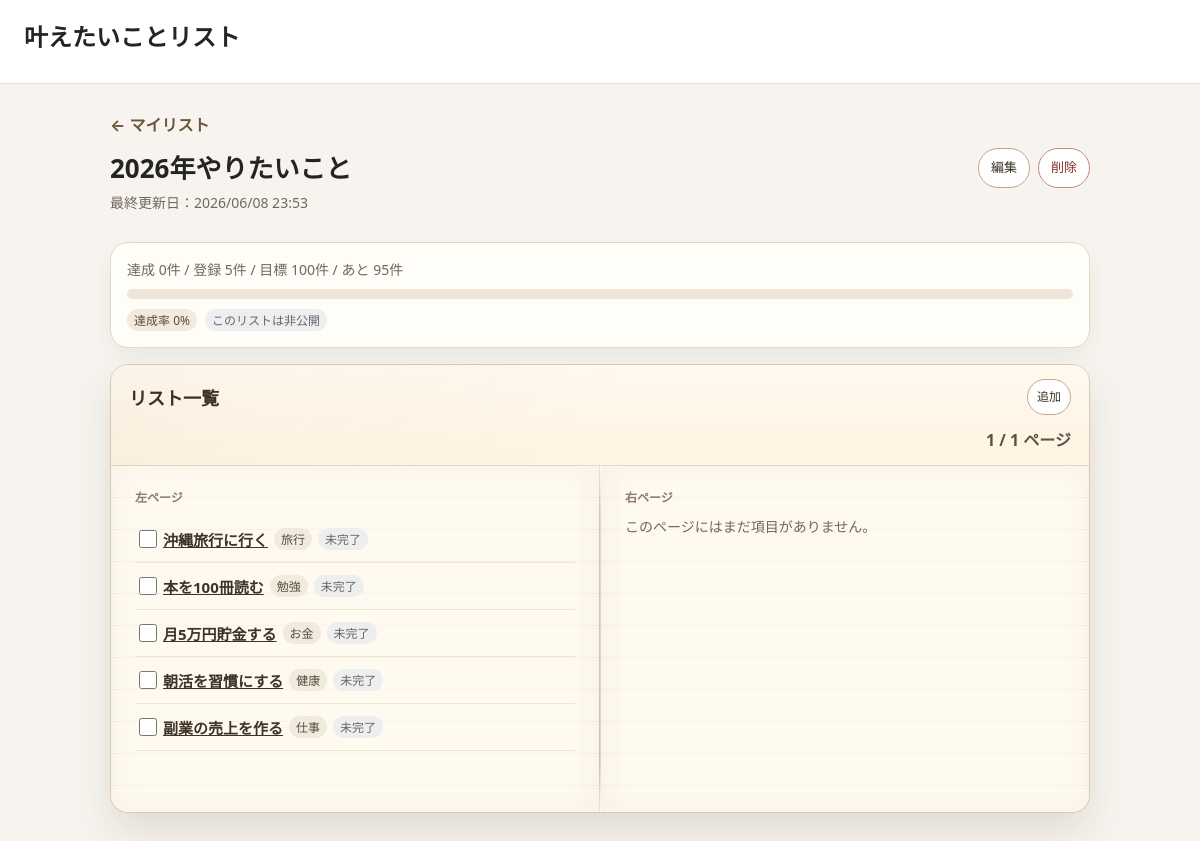
The page /my-lists/17/ (signed in) on the database its author committed.
### goals/models.py (models this page shows, shortened)
class YearPlan(models.Model):
    TARGET_CHOICES = GoalSetting.TARGET_CHOICES
    user = models.ForeignKey(
        settings.AUTH_USER_MODEL,
        verbose_name="ユーザー",
        on_delete=models.CASCADE,
        related_name="year_plans",
    )
    year = models.PositiveIntegerField("Year")
    list_title = models.CharField("リスト名", max_length=120, blank=True)
    target_count = models.PositiveIntegerField("Target count", choices=TARGET_CHOICES, default=100)
    is_public = models.BooleanField("この年のリストを公開する", default=False)
    updated_at = models.DateTimeField(auto_now=True)
    class Meta:
        ordering = ["-year"]

class YearlyGoal(models.Model):
    CATEGORY_CHOICES = [
        ("travel", "旅行"),
        ("beauty", "美容"),
        ("study", "勉強"),
        ("work", "仕事"),
        ("hobby", "趣味"),
        ("health", "健康"),
        ("money", "お金"),
        ("other", "その他"),
    ]
    user = models.ForeignKey(
        settings.AUTH_USER_MODEL,
        verbose_name="ユーザー",
        on_delete=models.CASCADE,
        blank=True,
        null=True,
        related_name="yearly_goals",
    )
    year_plan = models.ForeignKey(
        YearPlan,
        verbose_name="マイリスト",
        on_delete=models.CASCADE,
        blank=True,
        null=True,
        related_name="goals",
    )
    title = models.CharField("やりたいこと", max_length=200)
    description = models.TextField("メモ", blank=True)
    category = models.CharField("カテゴリ", max_length=20, choices=CATEGORY_CHOICES, default="other")
    planned_date = models.DateField("予定日", blank=True, null=True)
    completed_date = models.DateField("完了日", blank=True, null=True)
    is_done = models.BooleanField("達成済み", default=False)
    is_public = models.BooleanField("公開する", default=False)
    item_is_public = models.BooleanField("この項目を公開する", default=True)
    created_at = models.DateTimeField(auto_now_add=True)
    updated_at = models.DateTimeField(auto_now=True)
    class Meta:
        ordering = ["is_done", "-created_at"]

### goals/views.py (the view)
# urls.py: path("my-lists/<int:pk>/", views.my_list_detail, name="my_list_detail"),
@login_required
def my_list_detail(request, pk):
    year_plan = get_object_or_404(YearPlan, pk=pk, user=request.user)
    if request.method == "POST":
        setting_form = YearPlanForm(request.POST, instance=year_plan)
        if setting_form.is_valid():
            setting_form.save()
            messages.success(request, "マイリスト設定を保存しました。")
            return redirect("goals:my_list_detail", pk=year_plan.pk)
    else:
        setting_form = YearPlanForm(instance=year_plan)
    all_goals = YearlyGoal.objects.filter(user=request.user, year_plan=year_plan).prefetch_related(
        "monthly_goals__weekly_goals__today_tasks",
    ).order_by("created_at")
    goals = all_goals
    done_count = all_goals.filter(is_done=True).count()
    total_count = all_goals.count()
    year_plan.progress_percent = progress_percent(done_count, total_count)
    total_pages = max(ceil(goals.count() / 20), 1)
    try:
        current_page = int(request.GET.get("page", "1"))
    except ValueError:
        current_page = 1
    current_page = min(max(current_page, 1), total_pages)
    start = (current_page - 1) * 20
    end = start + 20
    page_goals = list(goals[start:end])
    context = {
        "setting": year_plan,
        "setting_form": setting_form,
        "add_goal_form": YearlyGoalInlineCreateForm(),
        "goals": page_goals,
        "left_goals": page_goals[:10],
        "right_goals": page_goals[10:],
        "done_count": done_count,
        "total_count": total_count,
        "remaining_count": max(year_plan.target_count - total_count, 0),
        "current_page": current_page,
        "total_pages": total_pages,
        "previous_page": current_page - 1 if current_page > 1 else None,
        "next_page": current_page + 1 if current_page < total_pages else None,
        "current_year": year_plan.year,
    }
    return render(request, "goals/my_list_detail.html", context)

### goals/forms.py
class YearPlanForm(forms.ModelForm):
    class Meta:
        model = YearPlan
        fields = ["list_title", "target_count", "is_public"]
        labels = {
            "list_title": "リスト名",
            "target_count": "目標数",
            "is_public": "このリストを公開する",
        }

class YearlyGoalInlineCreateForm(forms.ModelForm):
    class Meta:
        model = YearlyGoal
        fields = ["title", "category", "item_is_public", "description"]
        labels = {
            "title": "やりたいこと",
            "category": "カテゴリ",
            "item_is_public": "この項目を公開する",
            "description": "メモ",
        }
        widgets = {
            "title": forms.TextInput(attrs={
                "placeholder": "やりたいことを入力してください",
                "autocomplete": "off",
            }),
            "description": forms.Textarea(attrs={
                "rows": 3,
                "placeholder": "メモがあればここに書く",
            }),
        }

### goals/views.py (called while the page is built)
def progress_percent(done_count, total_count):
    if total_count <= 0:
        return 0
    return min(round(done_count / total_count * 100), 100)

### goals/templates/goals/my_list_detail.html (shortened to what this page needs)
{% extends "goals/base.html" %}
{% block content %}
<div class="detail-top-nav">
    <a class="back-link" href="{% url 'goals:yearly_goal_list' %}">← マイリスト</a>
</div>
<div class="page-title list-title-row">
    <div>
        <h2>{{ setting.list_title|default:"マイリスト" }}</h2>
        <p class="meta">最終更新日：{{ setting.updated_at|date:"Y/m/d H:i" }}</p>
    </div>
    <div class="detail-actions">
        <a class="button pill-button settings-button" href="{% url 'goals:my_list_edit' setting.pk %}">編集</a>
        <a class="button pill-button settings-button danger" href="{% url 'goals:my_list_delete' setting.pk %}">削除</a>
    </div>
</div>
<section class="detail-summary">
    <p class="meta">達成 {{ done_count }}件 / 登録 {{ total_count }}件 / 目標 {{ setting.target_count }}件 / あと {{ remaining_count }}件</p>
    <div class="progress-track">
    </div>
    <div class="detail-summary-row">
        <span class="status-pill">達成率 {{ setting.progress_percent }}%</span>
        <span class="status-pill {% if not setting.is_public %}private{% endif %}">
            このリストは{% if setting.is_public %}公開{% else %}非公開{% endif %}
        </span>
    </div>
</section>
<section class="yearly-notebook book">
    <header class="notebook-header">
        <h3>リスト一覧</h3>
        <div class="notebook-header-actions">
            <a class="button small-button pill-button" href="{% url 'goals:yearly_goal_add' %}?list={{ setting.pk }}">追加</a>
        </div>
        <div class="page-control">
            <span>{{ current_page }} / {{ total_pages }} ページ</span>
        </div>
    </header>
    <div class="spread book-spread">
        <div class="page book-page">
            <p class="page-label">左ページ</p>
            <div class="goal-list" data-page-side="left">
            {% for goal in left_goals %}
                {% include "goals/partials/yearly_notebook_goal.html" with goal=goal %}
            {% empty %}
                <p class="meta">このページにはまだ項目がありません。</p>
            {% endfor %}
            </div>
        </div>
        <div class="page book-page">
            <p class="page-label">右ページ</p>
            <div class="goal-list" data-page-side="right">
            {% for goal in right_goals %}
                {% include "goals/partials/yearly_notebook_goal.html" with goal=goal %}
            {% empty %}
                <p class="meta">このページにはまだ項目がありません。</p>
            {% endfor %}
            </div>
        </div>
    </div>
</section>
{% endblock %}

### goals/templates/goals/partials/yearly_notebook_goal.html (shortened to what this page needs)
<div class="notebook-goal-row note-line {% if goal.is_done %}done{% endif %}">
    <form class="notebook-check-form" method="post" action="{% url 'goals:toggle_done' 'yearly' goal.pk %}">
        <input
            class="goal-check"
            type="checkbox"
            name="is_done"
            value="1"
            aria-label="{{ goal.title }}を達成済みにする"
        >
        <div class="notebook-goal-main">
            <a class="notebook-goal-title" href="{% url 'goals:yearly_goal_detail' goal.pk %}">{{ goal.title }}</a>
            <span class="status-pill">{{ goal.get_category_display }}</span>
            <span class="status-pill {% if goal.is_done %}{% else %}private{% endif %}">
                {% if goal.is_done %}完了済み{% else %}未完了{% endif %}
            </span>
        </div>
    </form>
</div>

### goals/templates/goals/my_list_detail.html (style rules this page uses)
.yearly-notebook { border: 1px solid #dfd2c0; border-radius: 8px; background: #fffdf8; box-shadow: 0 8px 18px rgba(77, 61, 42, 0.08); overflow: hidden; }
.notebook-header { display: grid; grid-template-columns: minmax(0, 1fr) auto; align-items: center; gap: 12px; padding: 14px 18px; border-bottom: 1px solid #eadfce; background: #fff8ec; }
.notebook-header h3 { margin: 0; font-size: 18px; }
.notebook-header-actions { display: flex; gap: 8px; align-items: center; justify-content: flex-end; }
.page-control { display: flex; grid-column: 1 / -1; flex-wrap: wrap; gap: 8px; align-items: center; justify-content: flex-end; color: #5e5143; font-weight: 700; }
.spread { display: grid; grid-template-columns: minmax(0, 1fr) minmax(0, 1fr); background: linear-gradient(90deg, transparent calc(50% - 1px), #eadfce calc(50% - 1px), #eadfce calc(50% + 1px), transparent calc(50% + 1px)); }
.page { min-height: 360px; padding: 16px 18px 18px; }
.page-label { margin: 0 0 10px; color: #8a7a67; font-size: 12px; font-weight: 700; }
.notebook-goal-row { display: grid; grid-template-columns: 20px minmax(0, 1fr) auto; gap: 8px; align-items: center; padding: 7px 0; border-bottom: 1px solid #f0e8dc; }
.notebook-check-form { display: contents; }
.goal-check { width: 18px; height: 18px; accent-color: #6f5634; cursor: pointer; }
.notebook-goal-main { display: flex; flex-wrap: wrap; gap: 6px; align-items: center; min-width: 0; }
.notebook-goal-title { overflow-wrap: anywhere; font-weight: 600; }
.detail-summary { display: grid; gap: 10px; margin-bottom: 16px; border: 1px solid #e4d7c4; border-radius: 18px; background: #fffdf8; padding: 16px; box-shadow: 0 8px 18px rgba(76, 57, 33, 0.06); }
.detail-summary p { margin: 0; }
.detail-summary-row { display: flex; flex-wrap: wrap; gap: 8px; align-items: center; }
.detail-top-nav { display: flex; align-items: center; justify-content: flex-start; gap: 12px; margin-bottom: 12px; }
.back-link { color: #6a5538; font-weight: 700; text-decoration: none; }
.detail-actions { display: flex; flex-wrap: wrap; gap: 8px; justify-content: flex-end; margin-left: auto; }
.list-title-row { display: grid; grid-template-columns: minmax(0, 1fr) auto; align-items: start; gap: 16px; margin-bottom: 16px; }
.list-title-row h2 { margin: 0; }
.settings-button { padding: 6px 12px; font-size: 13px; white-space: nowrap; }

### rows shown on the page
YearPlan: list_title "2026年やりたいこと", updated_at "2026/06/08 23:53", target_count "100", progress_percent "0"
YearlyGoal: title "沖縄旅行に行く", category "旅行", shows "未完了"
YearlyGoal: title "本を100冊読む", category "勉強", shows "未完了"
YearlyGoal: title "月5万円貯金する", category "お金", shows "未完了"
YearlyGoal: title "朝活を習慣にする", category "健康", shows "未完了"
YearlyGoal: title "副業の売上を作る", category "仕事", shows "未完了"

### other values the page prints
{{ done_count }} "0"
{{ total_count }} "5"
{{ remaining_count }} "95"
{{ current_page }} "1"
{{ total_pages }} "1"
